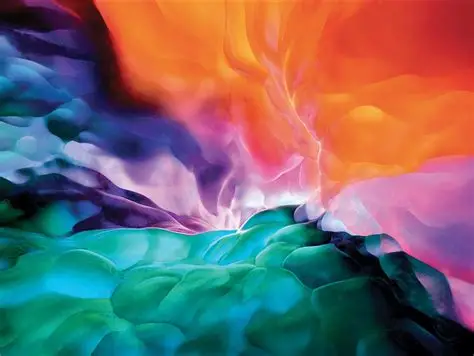
#> input picture src/hexwallpaper/wallpapers/input.png, 474 x 356 px
$ python main.py wallpapers/input.png
#> lines starting #> are read from the running program, lines starting #| are printed output that depends on the picture
### src/hexwallpaper/hexgrid.py
import math

class HexGrid:
    def __init__(self, img_width, img_height, hex_size):
        self.img_width = img_width
        self.img_height = img_height
        self.hex_size = hex_size
        self.width_step = hex_size * 3**0.5
        self.height_step = hex_size * 1.5

    def iter_centers(self):
        """Yield center coordinates of hexagons covering the image."""
        y = 0
        row = 0

        while y < self.img_height:
            x_offset = (self.width_step / 2) if row % 2 else 0
            x = x_offset

            while x < self.img_width:
                yield (x, y)
                x += self.width_step

            y += self.height_step
            row += 1

    def polygon(self, cx, cy):
        """Return 6-vertex polygon for the hexagon centered at (cx,cy)."""
        points = []
        for i in range(6):
            angle = math.pi / 180 * (60 * i + 30)
            px = cx + self.hex_size * math.cos(angle)
            py = cy + self.hex_size * math.sin(angle)
            points.append((px, py))
        return points

### src/hexwallpaper/generator.py
from PIL import Image
import numpy as np

class WallpaperGenerator:
    def __init__(self, input_path, hex_grid):
        self.input_path = input_path
        self.hex_grid = hex_grid
        # Load image and ensure it's RGB
        self.image = Image.open(input_path).convert("RGB")

    def sample_color(self, cx, cy):
        """
        Return average RGB color for the area around cx, cy.
        """
        r = self.hex_grid.hex_size
        # Define a small sampling box around the center
        left = int(max(0, cx - r/2))
        top = int(max(0, cy - r/2))
        right = int(min(self.image.width, cx + r/2))
        bottom = int(min(self.image.height, cy + r/2))

        region = self.image.crop((left, top, right, bottom))
        data = np.array(region)

        if data.size == 0:
            return (0, 0, 0)

        average_color = np.mean(data, axis=(0, 1))
        return tuple(average_color.astype(int))

    def generate_hex_svg_elements(self):
        """
        This is the method main.py was looking for!
        It loops through the grid and builds the SVG shapes.
        """
        for cx, cy in self.hex_grid.iter_centers():
            # Get the 6 points of the hexagon
            vertices = self.hex_grid.polygon(cx, cy)
            points_str = " ".join([f"{x:.2f},{y:.2f}" for x, y in vertices])

            # Get the color for this specific hexagon
            rgb = self.sample_color(cx, cy)
            hex_color = "#{:02x}{:02x}{:02x}".format(*rgb)

            # Yield the XML string for this hexagon
            yield f'<polygon points="{points_str}" fill="{hex_color}" stroke="{hex_color}" stroke-width="1"/>'

### src/hexwallpaper/svgwriter.py
def svg_wrap(width, height, elements):
    content = "\n".join(elements)
    return f"""<svg xmlns="http://www.w3.org/2000/svg"
         width="{width}" height="{height}"
         viewBox="0 0 {width} {height}">
{content}
</svg>
"""

def write_svg(path, svg_code):
    with open(path, "w") as f:
        f.write(svg_code)

### src/hexwallpaper/main.py
import argparse
import os
from PIL import Image
from hexgrid import HexGrid
from generator import WallpaperGenerator
from svgwriter import svg_wrap, write_svg

def main():
    # 1. Setup CLI arguments
    parser = argparse.ArgumentParser(description="Convert an image to a hexagonal SVG wallpaper.")
    parser.add_argument("input_path", help="Path to the input image file")
    parser.add_argument("--size", type=int, default=20, help="Size of each hexagon (default: 20)")
    parser.add_argument("--output", default="output.svg", help="Path for the output SVG file")

    args = parser.parse_args()

    # 2. Validation
    if not os.path.exists(args.input_path):
        print(f"Error: The file '{args.input_path}' was not found.")
        return

    print(f"Processing {args.input_path} with hex size {args.size}...")

    # 3. Load Image & Prepare Grid
    img = Image.open(args.input_path)
#> img is the input picture: PIL image 474x356 RGB; mean R, G, B 118.1, 103.3, 106
    grid = HexGrid(img.width, img.height, args.size)

    # 4. Generate Content
    generator = WallpaperGenerator(args.input_path, grid)
    elements = list(generator.generate_hex_svg_elements())
#> in sample_color, `average_color = np.mean(data, axis=(0, 1))`: average_color = [45.68, 14.08, 20.64]
#> in sample_color (call 31), `left = int(max(0, cx - r/2))`: left = 59
#> in sample_color (call 31), `right = int(min(self.image.width, cx + r/2))`: right = 79
#> in sample_color (call 31), `region = self.image.crop((left, top, right, bottom))`:
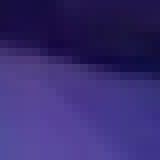
#> region: PIL image 20x20 RGB (shown 8 times larger); mean R, G, B 56, 44.3, 112.7
#> in sample_color (call 31), `average_color = np.mean(data, axis=(0, 1))`: average_color = [56.05, 44.27, 112.7]
#> in sample_color (call 32), `left = int(max(0, cx - r/2))`: left = 93
#> in sample_color (call 32), `right = int(min(self.image.width, cx + r/2))`: right = 113
#> in sample_color (call 32), `region = self.image.crop((left, top, right, bottom))`:
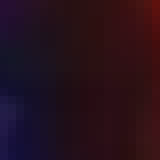
#> region: PIL image 20x20 RGB (shown 8 times larger); mean R, G, B 38.7, 16.4, 27.7
#> in sample_color (call 32), `average_color = np.mean(data, axis=(0, 1))`: average_color = [38.69, 16.39, 27.7]
#> in sample_color (call 33), `left = int(max(0, cx - r/2))`: left = 128
#> in sample_color (call 33), `right = int(min(self.image.width, cx + r/2))`: right = 148
#> in sample_color (call 33), `region = self.image.crop((left, top, right, bottom))`:
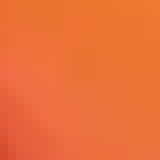
#> region: PIL image 20x20 RGB (shown 8 times larger); mean R, G, B 236.5, 112, 56.7
#> in sample_color (call 33), `average_color = np.mean(data, axis=(0, 1))`: average_color = [236.5, 112, 56.73]
#> in sample_color (call 36), `left = int(max(0, cx - r/2))`: left = 232
#> in sample_color (call 36), `right = int(min(self.image.width, cx + r/2))`: right = 252
#> in sample_color (call 36), `region = self.image.crop((left, top, right, bottom))`:
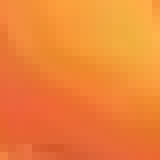
#> region: PIL image 20x20 RGB (shown 8 times larger); mean R, G, B 238.9, 131.4, 55.4
#> in sample_color (call 36), `average_color = np.mean(data, axis=(0, 1))`: average_color = [238.9, 131.4, 55.43]
#> in sample_color (call 37), `left = int(max(0, cx - r/2))`: left = 267
#> in sample_color (call 37), `right = int(min(self.image.width, cx + r/2))`: right = 287
#> in sample_color (call 37), `region = self.image.crop((left, top, right, bottom))`:
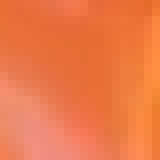
#> region: PIL image 20x20 RGB (shown 8 times larger); mean R, G, B 236.4, 121.1, 71.5
#> in sample_color (call 37), `average_color = np.mean(data, axis=(0, 1))`: average_color = [236.4, 121.1, 71.48]
#> in sample_color (call 38), `left = int(max(0, cx - r/2))`: left = 301
#> in sample_color (call 38), `right = int(min(self.image.width, cx + r/2))`: right = 321
#> in sample_color (call 38), `region = self.image.crop((left, top, right, bottom))`:
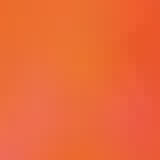
#> region: PIL image 20x20 RGB (shown 8 times larger); mean R, G, B 236.2, 104.3, 56.4
#> in sample_color (call 38), `average_color = np.mean(data, axis=(0, 1))`: average_color = [236.2, 104.3, 56.42]
#> in sample_color (call 39), `left = int(max(0, cx - r/2))`: left = 336
#> in sample_color (call 39), `right = int(min(self.image.width, cx + r/2))`: right = 356
#> in sample_color (call 39), `region = self.image.crop((left, top, right, bottom))`:
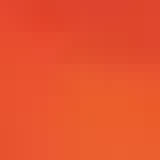
#> region: PIL image 20x20 RGB (shown 8 times larger); mean R, G, B 231.4, 82.4, 46.1
#> in sample_color (call 39), `average_color = np.mean(data, axis=(0, 1))`: average_color = [231.4, 82.4, 46.13]
#> elements = 168 items

    # 5. Write Output
    svg_code = svg_wrap(img.width, img.height, elements)
    write_svg(args.output, svg_code)
    print(f"Success! Generated {args.output}")

if __name__ == "__main__":
    main()
